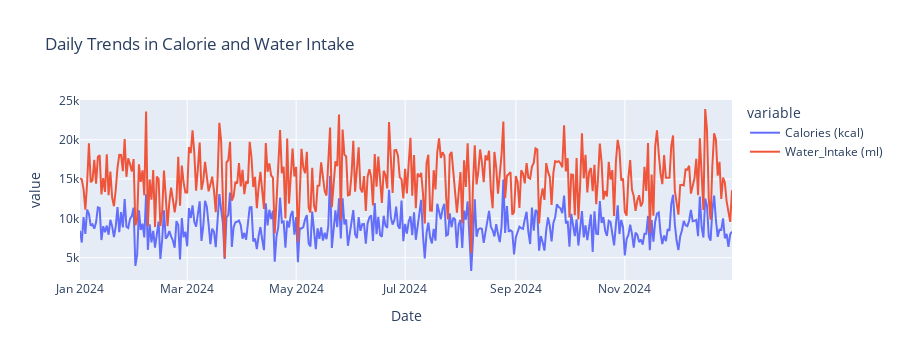

This figure's notebook cell:
### Markdown cell above
## Daily Trends in Calorie and Water Intake

### Code cell
daily_trends = DF.groupby('Date')[['Calories (kcal)', 'Water_Intake (ml)']].sum().reset_index()
fig = px.line(daily_trends, x='Date', y=['Calories (kcal)', 'Water_Intake (ml)'], title='Daily Trends in Calorie and Water Intake')
fig.show()

### Figure 1 — Plotly figure (JSON) as saved in the notebook; plotly's stock layout.template omitted (floating-point values rounded to 4 significant figures; data arrays with more than 128 entries replaced by an {"elided": "..."} marker saying what was removed)
{"data": [{"hovertemplate": "variable=Calories (kcal)<br>Date=%{x}<br>value=%{y}<extra></extra>", "legendgroup": "Calories (kcal)", "line": {"color": "#636efa", "dash": "solid"}, "marker": {"symbol": "circle"}, "mode": "lines", "name": "Calories (kcal)", "orientation": "v", "showlegend": true, "type": "scatter", "x": {"elided": "366 str values"}, "xaxis": "x", "y": {"elided": "366 int values"}, "yaxis": "y"}, {"hovertemplate": "variable=Water_Intake (ml)<br>Date=%{x}<br>value=%{y}<extra></extra>", "legendgroup": "Water_Intake (ml)", "line": {"color": "#EF553B", "dash": "solid"}, "marker": {"symbol": "circle"}, "mode": "lines", "name": "Water_Intake (ml)", "orientation": "v", "showlegend": true, "type": "scatter", "x": {"elided": "366 str values"}, "xaxis": "x", "y": {"elided": "366 int values"}, "yaxis": "y"}], "layout": {"autosize": true, "height": 360, "legend": {"title": {"text": "variable"}, "tracegroupgap": 0}, "title": {"text": "Daily Trends in Calorie and Water Intake"}, "xaxis": {"anchor": "y", "autorange": true, "domain": [0, 1], "range": ["2024-01-01", "2024-12-31"], "title": {"text": "Date"}, "type": "date"}, "yaxis": {"anchor": "x", "autorange": true, "domain": [0, 1], "range": [2160.0, 25060.0], "title": {"text": "value"}, "type": "linear"}}}
